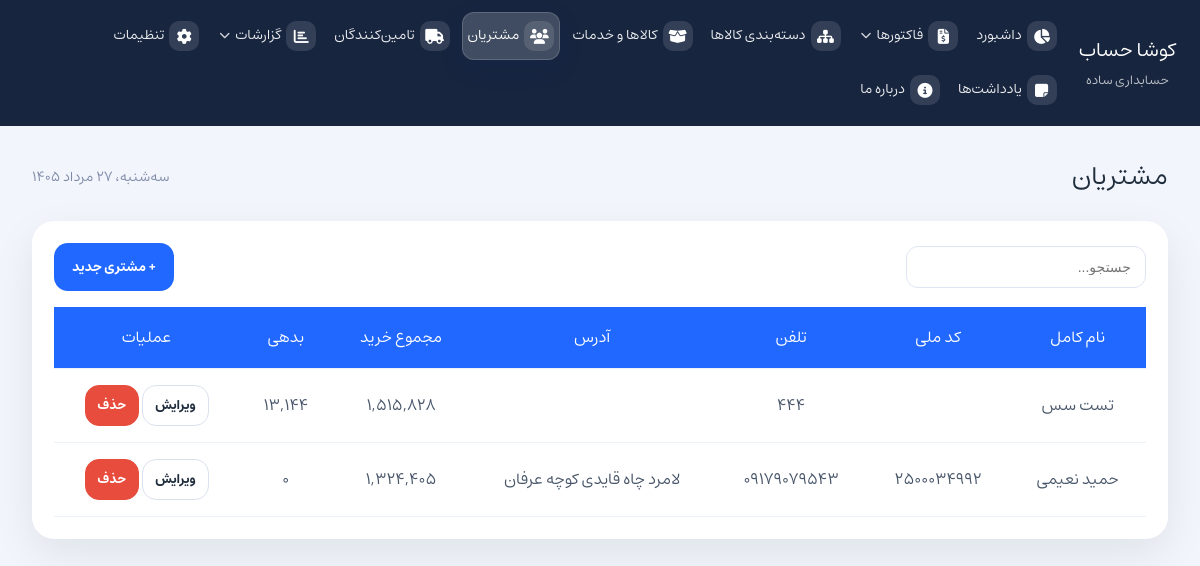
The page /?page=customers on the database its author committed.
### tables this page shows
CREATE TABLE `customers` (
  `id` int NOT NULL AUTO_INCREMENT,
  `first_name` varchar(120) NOT NULL,
  `last_name` varchar(120) NOT NULL,
  `national_code` varchar(20) DEFAULT NULL,
  `phone` varchar(40) NOT NULL,
  `economic_code` varchar(80) DEFAULT NULL,
  `registration_number` varchar(80) DEFAULT NULL,
  `address` text,
  `postal_code` varchar(40) DEFAULT NULL,
  `note` text,
  `total_spent` decimal(14,2) NOT NULL DEFAULT '0.00',
  `debt` decimal(14,2) NOT NULL DEFAULT '0.00',
  `created_at` timestamp NULL DEFAULT CURRENT_TIMESTAMP,
  PRIMARY KEY (`id`)
);

### pages/customers.php (the view, shortened to what this page needs)
<?php
require_once __DIR__ . '/../assets/php/db.php';
$customers = [];
$query = "
    SELECT
        c.id,
        c.first_name,
        c.last_name,
        c.national_code,
        c.phone,
        c.economic_code,
        c.registration_number,
        c.address,
        c.postal_code,
        c.note,
        c.created_at,
        COALESCE(SUM(CASE WHEN i.type = 'sales_invoice' THEN i.payable_amount ELSE 0 END), 0) AS total_spent,
        COALESCE(SUM(CASE WHEN i.type = 'sales_invoice' AND i.payment_status IN ('unpaid', 'partial') THEN i.payable_amount ELSE 0 END), 0) AS debt
    FROM customers c
    LEFT JOIN invoices i ON c.id = i.customer_id
    GROUP BY c.id, c.first_name, c.last_name, c.national_code, c.phone, c.economic_code, c.registration_number, c.address, c.postal_code, c.note, c.created_at
    ORDER BY c.created_at DESC
";
$result = $mysqli->query($query);
if ($result) {
    while ($row = $result->fetch_assoc()) {
        $customers[] = $row;
    }
}
?>
<div class="card">
    <div class="page-actions">
        <button class="button" id="openCustomerModal">+ مشتری جدید</button>
        <div class="filter-panel">
            <input type="search" id="customerSearch" placeholder="جستجو...">
        </div>
    </div>
    <div class="table-wrapper">
        <table class="action-table" id="customersTable">
            <thead>
                <tr>
                    <th>نام کامل</th>
                    <th>کد ملی</th>
                    <th>تلفن</th>
                    <th>آدرس</th>
                    <th>مجموع خرید</th>
                    <th>بدهی</th>
                    <th>عملیات</th>
                </tr>
            </thead>
            <tbody>
                <?php if (count($customers) === 0): ?>
                    <tr class="empty-state-row">
                        <td colspan="7" class="empty-state">مشتری‌ای یافت نشد</td>
                    </tr>
                <?php else: ?>
                    <?php foreach ($customers as $customer): ?>
                        <tr class="customer-row" data-id="<?php echo $customer['id']; ?>"
                            data-first-name="<?php echo htmlspecialchars($customer['first_name'], ENT_QUOTES, 'UTF-8'); ?>"
                            data-last-name="<?php echo htmlspecialchars($customer['last_name'], ENT_QUOTES, 'UTF-8'); ?>"
                            data-national-code="<?php echo htmlspecialchars($customer['national_code'], ENT_QUOTES, 'UTF-8'); ?>"
                            data-phone="<?php echo htmlspecialchars($customer['phone'], ENT_QUOTES, 'UTF-8'); ?>"
                            data-economic-code="<?php echo htmlspecialchars($customer['economic_code'], ENT_QUOTES, 'UTF-8'); ?>"
                            data-registration-number="<?php echo htmlspecialchars($customer['registration_number'], ENT_QUOTES, 'UTF-8'); ?>"
                            data-address="<?php echo str_replace(["\r", "\n"], [' ', ' '], htmlspecialchars($customer['address'], ENT_QUOTES, 'UTF-8')); ?>"
                            data-postal-code="<?php echo htmlspecialchars($customer['postal_code'], ENT_QUOTES, 'UTF-8'); ?>"
                            data-note="<?php echo str_replace(["\r", "\n"], [' ', ' '], htmlspecialchars($customer['note'], ENT_QUOTES, 'UTF-8')); ?>">
                            <td><?php echo htmlspecialchars($customer['first_name'] . ' ' . $customer['last_name']); ?></td>
                            <td><?php echo htmlspecialchars($customer['national_code']); ?></td>
                            <td><?php echo htmlspecialchars($customer['phone']); ?></td>
                            <td><?php echo nl2br(htmlspecialchars($customer['address'])); ?></td>
                            <td><?php echo number_format($customer['total_spent']); ?></td>
                            <td><?php echo number_format($customer['debt']); ?></td>
                            <td>
                                <button class="button-secondary small edit-customer" type="button">ویرایش</button>
                                <button class="button-danger small delete-customer" type="button">حذف</button>
                            </td>
                        </tr>
                    <?php endforeach; ?>
                <?php endif; ?>
            </tbody>
        </table>
    </div>
</div>

### assets/css/style.css (style rules this page uses)
body { font-family: estedad, sans-serif; direction: rtl; text-align: right; text-rendering: optimizeLegibility; -webkit-font-smoothing: antialiased; line-height: 1.8; margin: 0; }
:root { --bg: #f2f5fb; --surface: #ffffff; --surface-strong: #edf1f8; --text: #1f2d3d; --muted: #7e8aa8; --primary: #2068ff; --primary-soft: #e8f0ff; --accent: #21b24a; --danger: #f05a5a; }
* { box-sizing: border-box; }
html, body { margin: 0; min-height: 100%; background: var(--bg); color: var(--text); }
body { direction: rtl; }
button,textarea { font-family: estedad; }
.card { background: var(--surface); border-radius: 22px; padding: 22px; box-shadow: 0 15px 40px rgba(15, 23, 42, 0.08); }
.table-wrapper { width: 100%; overflow-x: auto; }
.action-table { width: 100%; border-collapse: collapse; min-width: 620px; }
.action-table th, .action-table td { padding: 16px 18px; text-align: center; border-bottom: 1px solid #edf1f8; color: #475569; }
.action-table th { background: #2068ff; color: #fff; font-weight: 600; }
.page-actions { align-items: center; gap: 12px; margin-bottom: 16px; flex-direction: row-reverse; display: flex; justify-content: space-between; }
.filter-panel { display: flex; align-items: center; gap: 10px; flex-wrap: wrap; direction: rtl; order:2; }
.filter-panel input[type="search"], .filter-panel select { min-width: 170px; }
.filter-panel input[type="search"] { width: 240px; }
.button, .button-secondary, .button-danger { display: inline-flex; align-items: center; gap: 8px; padding: 12px 18px; border-radius: 14px; border: none; cursor: pointer; font-weight: 600; text-decoration: none; }
.button { background: var(--primary); color: #fff; }
.button-secondary { background: #fff; color: var(--text); border: 1px solid #dbe1ee; }
.button-danger { background: #e74c3c; color: #fff; border: 1px solid #e74c3c; }
.filter-panel { display: flex; gap: 12px; flex-wrap: unset; align-items: center; }
.filter-panel select, .filter-panel input, .form-row input, .form-row textarea, .form-row select { width: 100%; border: 1px solid #dfe6f3; border-radius: 12px; padding: 12px 14px; background: #fff; color: var(--text); font-size: 14px; }
.button-secondary.small { padding: 8px 12px; font-size: 13px; }
.button-danger.small { padding: 8px 12px; font-size: 13px; }

### rows shown on the page
customers: first_name+last_name "تست سس", phone "444", total_spent "1,515,828", debt "13,144"
customers: first_name+last_name "حمید نعیمی", national_code "2500034992", phone "09179079543", address "لامرد چاه قایدی کوچه عرفان", total_spent "1,324,405", debt "0"

### other values the page prints
$label "داشبورد"
$label "دسته‌بندی کالاها"
$label "کالاها و خدمات"
$label "مشتریان"
$label "تامین‌کنندگان"
$label "تنظیمات"
$label "یادداشت‌ها"
$label "درباره ما"
$pages[$page] "مشتریان"
$shamsiDate "سه‌شنبه، ۲۷ مرداد ۱۴۰۵"
